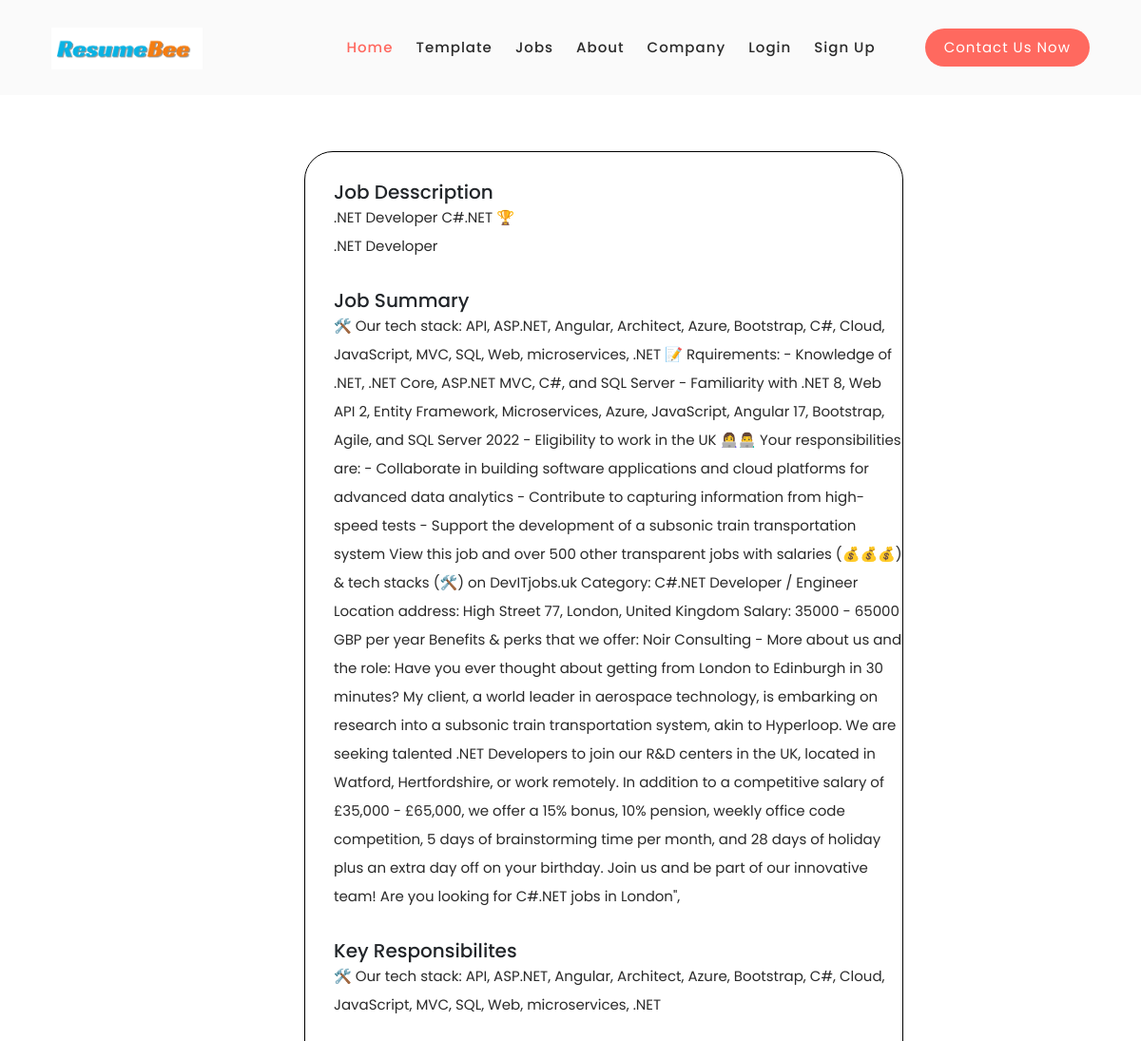
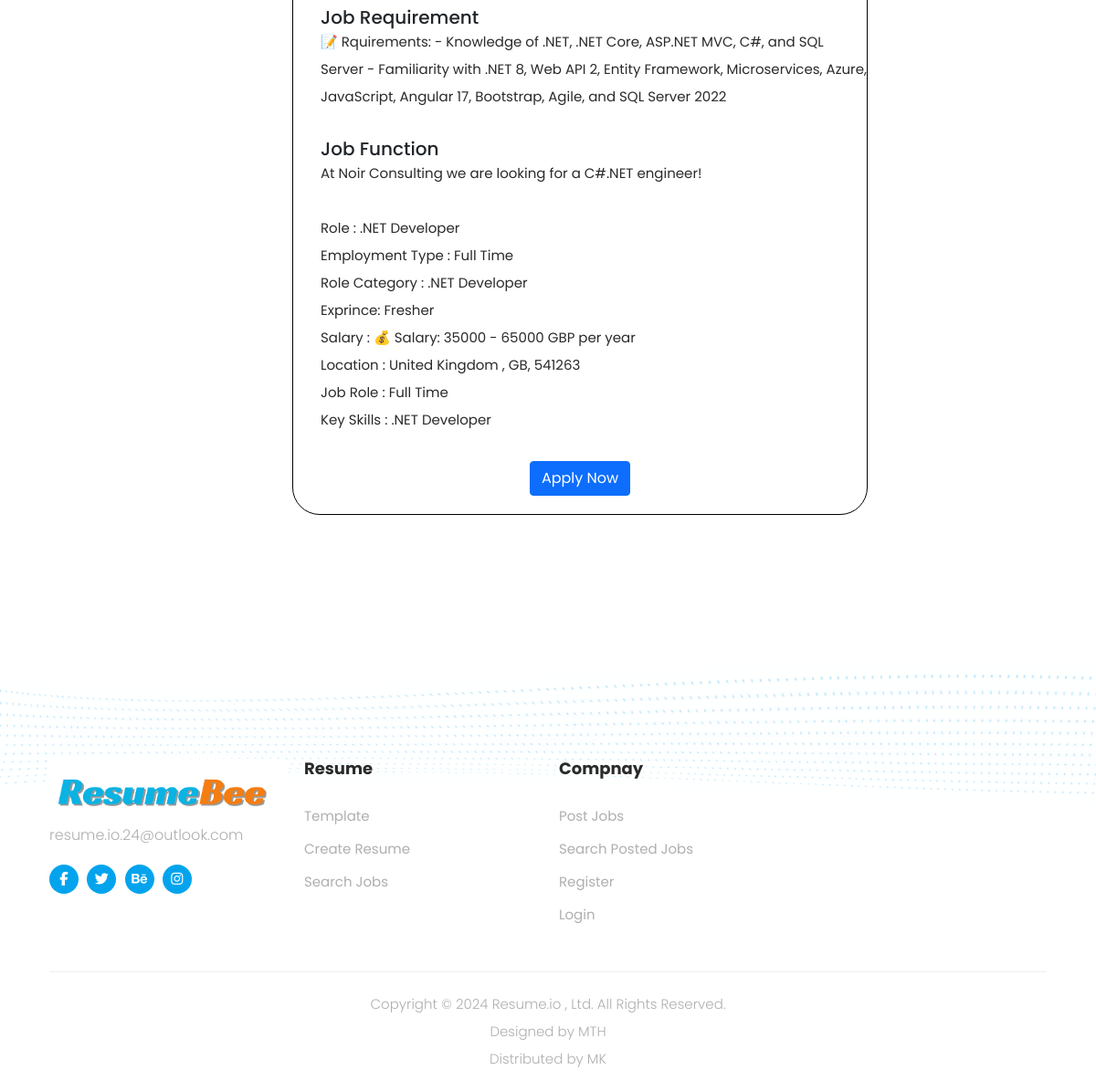
The page /job_details/3/ on the database its author committed (2 pictures, top to bottom).
### resume/models.py (models this page shows)
class job_vacancy(models.Model):
     jv_id = models.AutoField(primary_key=True,unique=True)
     jv_name = models.CharField(max_length=50,default="")
     jv_category = models.CharField(max_length=50,default="")
     jv_time = models.CharField(max_length=50,default="")
     jv_location = models.CharField(max_length=50,default="")
     jv_city = models.CharField(max_length=50,default="")
     jv_pincode = models.CharField(max_length=50,default="")
     jv_salary = models.CharField(max_length=50,default="none")
     jv_exprince = models.CharField(max_length=50, default="fresher")
     jv_function = models.CharField(max_length=50,default="")
     jv_description = models.TextField(max_length=100000,default="")
     jv_key_responsibilites = models.TextField(max_length=100000,default="")
     jv_requirements = models.TextField(max_length=100000,default="")
     c_id = models.ForeignKey(Company,on_delete=models.CASCADE,to_field='c_id')

### resume/views.py (the view)
# urls.py: path('job_details/<int:jv_id>/',views.job_details,name='job_details'),
def job_details(request,jv_id):
     job = job_vacancy.objects.filter(jv_id=jv_id)
     j={
          'job':job,
     }
     return render(request,'jobs_details.html',j);

### templates/jobs_details.html (shortened to what this page needs)
<!DOCTYPE html>
<html lang="en">
{% load static %}
<head>
    <link rel="stylesheet" href="https://cdnjs.cloudflare.com/ajax/libs/font-awesome/6.5.1/css/all.min.css"
 />
</head>
<body>
     {% include 'navbar.html'%}
    {% for i in job %}
    <div class="job">
        <div class="job1">
            <h5>Job Desscription</h5>
            <p>{{i.jv_name}}
            </p>
            <p>{{i.jv_category}}</p>
            </div>
        <div class="key">
            <h5>Job Summary</h5>
            <p>{{i.jv_description}}</p>
        </div>
        <div class="qua">
            <h5>Key Responsibilites</h5>
            <p>{{i.jv_key_responsibilites}}</p>
        </div>
        <div class="qua">
            <h5>Job Requirement</h5>
            <p>{{i.jv_requirements}}</p>
        </div>
        <div class="qua">
            <h5>Job Function</h5>
            <p>{{i.jv_function}}</p>
        </div>
        <div class="role">
            <p>Role : {{i.jv_category}}</p>
            <p>Employment Type : {{i.jv_time}}</p>
            <p>Role Category : {{i.jv_category}}</p>
            <p>Exprince: {{i.jv_exprince}}</p>
            <p>Salary : {{i.jv_salary}}</p>
            <p>Location : {{i.jv_location}}, {{i.jv_city}}, {{i.jv_pincode}}</p>
            <p>Job Role : {{i.jv_time}}</p>
            <p>Key Skills : {{i.jv_category}} </p>
        </div>
        <center><a  href="{% url 'apply' i.jv_id %}">
            <button class="b btn btn-primary"> Apply Now </button>
            </a>
    </div>
    {% endfor %}
    {% include 'footer.html'%}
</body>
</html>

### static/css/templa.css (style rules this page uses)
html, body, div, span, applet, object, iframe, h1, h2, h3, h4, h5, h6, p, blockquote, div pre, a, abbr, acronym, address, big, cite, code, del, dfn, em, font, img, ins, kbd, q, s, samp, small, strike, strong, sub, sup, tt, var, b, u, i, center, dl, dt, dd, ol, ul, li, figure, header, nav, section, article, aside, footer, figcaption { margin: 0; padding: 0; border: 0; outline: 0; }
* { box-sizing: border-box; }
html, body { font-family: 'Poppins', sans-serif; font-weight: 400; background-color: #fff; -ms-text-size-adjust: 100%; -webkit-font-smoothing: antialiased; -moz-osx-font-smoothing: grayscale; }
a { text-decoration: none !important; }
h1, h2, h3, h4, h5, h6 { margin-top: 0px; margin-bottom: 0px; }
p { font-size: 15px; line-height: 30px; color: #2a2a2a; }
html, body { background: #fff; font-family: 'Poppins', sans-serif; }

### static/css/templatem1.css (style rules this page uses)
html, body, div, span, applet, object, iframe, h1, h2, h3, h4, h5, h6, p, blockquote, div pre, a, abbr, acronym, address, big, cite, code, del, dfn, em, font, img, ins, kbd, q, s, samp, small, strike, strong, sub, sup, tt, var, b, u, i, center, dl, dt, dd, ol, ul, li, figure, header, nav, section, article, aside, footer, figcaption { margin: 0; padding: 0; border: 0; outline: 0; }
* { box-sizing: border-box; }
html, body { font-family: 'Poppins', sans-serif; font-weight: 400; background-color: #fff; -ms-text-size-adjust: 100%; -webkit-font-smoothing: antialiased; -moz-osx-font-smoothing: grayscale; }
a { text-decoration: none !important; }
h1, h2, h3, h4, h5, h6 { margin-top: 0px; margin-bottom: 0px; }
p { font-size: 15px; line-height: 30px; color: #2a2a2a; }
html, body { background: #fff; font-family: 'Poppins', sans-serif; }

### templates/jobs_details.html (style rules this page uses)
.job { align-items: center; border: 1px solid black; border-radius: 30px; margin-right: 250px; margin-top: 159px; margin-left: 320px; font-size: 20px; }
.job1 ,.key ,.qua ,.role { margin-left: 30px; margin-top: 30px; margin-bottom: 30px; }
.b { margin-bottom: 20px; }

### rows shown on the page
job_vacancy: jv_name ".NET Developer C#.NET 🏆", jv_category ".NET Developer", jv_description "🛠️ Our tech stack: API, ASP.NET, Angular, Architect, Azure, Bootstrap, C#, Cloud, JavaScript, MVC, SQL, Web, microservices, .NET 📝 Rquirements: - Knowledge of .NET, .NET Core, ASP.NET MVC, C#, and SQL Server - Familiarity with .NET 8, Web API 2, Entity Framework, Microservices, Azure, JavaScript, Angular 17, Bootstrap, Agile, and SQL Server 2022 - Eligibility to work in the UK 👩‍💻👨‍💻 Your responsibilities are: - Collaborate in building software applications and cloud platforms for advanced data analytics - Contribute to capturing information from high-speed tests - Support the development of a subsonic train transportation system View this job and over 500 other transparent jobs with…", jv_key_responsibilites "🛠️ Our tech stack: API, ASP.NET, Angular, Architect, Azure, Bootstrap, C#, Cloud, JavaScript, MVC, SQL, Web, microservices, .NET", jv_requirements "📝 Rquirements: - Knowledge of .NET, .NET Core, ASP.NET MVC, C#, and SQL Server - Familiarity with .NET 8, Web API 2, Entity Framework, Microservices, Azure, JavaScript, Angular 17, Bootstrap, Agile, and SQL Server 2022", jv_function "At Noir Consulting we are looking for a C#.NET engineer!", jv_time "Full Time", jv_exprince "Fresher", jv_salary "💰 Salary: 35000 - 65000 GBP per year", jv_location "United Kingdom", jv_city "GB", jv_pincode "541263"
